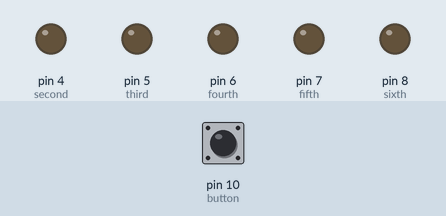
A sketch run on a simulated Arduino Uno, built with avr-gcc and run on an emulated ATmega328P. Shown: output pins drawn as LEDs (lit = HIGH). Inputs (shaded band) come from the test bench; at power-on: pin 10 (button) LOW. Random numbers use the default seed unless the sketch sets one; pins used as bus, display or sensor lines are not drawn.

Above: at 1.2 s.
1.3 s: pin 10 (button) pulled HIGH for 0.15 s
At 1.55 s:
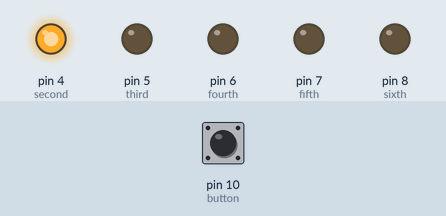
At 7.3 s:
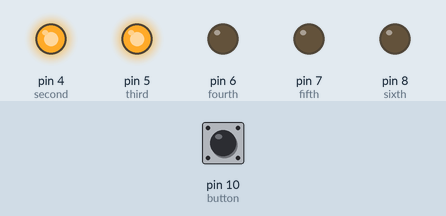
Timing chart, 0 to 12.6 s (numbered marks = the images above; inputs shaded):
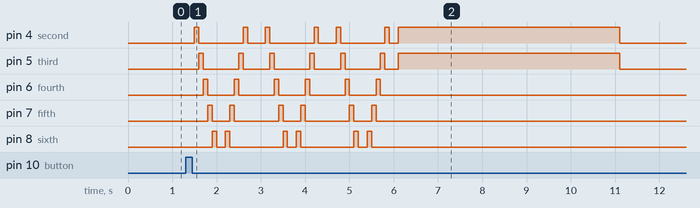

Measured:
- after the input at 1.3 s, pin 4 (second): LOW → HIGH after 0.20 s, → LOW 0.10 s later, → HIGH 1.0 s later, → LOW 0.10 s later, … (14 changes in this stretch); pin 5 (third): LOW → HIGH after 0.30 s, → LOW 0.10 s later, → HIGH 0.80 s later, → LOW 0.10 s later, … (14 changes in this stretch)

The sketch:

dice_simulator.ino
```cpp
int first = 3;
int second = 4;
int third = 5;
int fourth = 6;
int fifth = 7;
int sixth = 8;
int two = 2;
int nine = 9;
int button = 10;
int pressed = 0;

void setup()
{
  for (int i = first; i <= sixth; i++)
    pinMode(i, OUTPUT);
  pinMode(button, INPUT);
  randomSeed(analogRead(0)); // initialize random seed by noise from analog pin 0 (should be unconnected)
}

void buildUpTension()
{
  // left to right
  for (int i = 0; i < 3; i++)
  {
    for (int i = two; i <= nine; i++)
    {
      if (i != two)
        digitalWrite(i - 1, LOW);
      digitalWrite(i, HIGH);
      delay(100);
    }
    // right to left
    for (int i = nine; i >= two; i--)
    {
      if (i != nine)
        digitalWrite(i + 1, LOW);
      digitalWrite(i, HIGH);
      delay(100);
    }
  }
}

void showNumber(int number)
{
  digitalWrite(first, HIGH);
  if (number >= 2)
    digitalWrite(second, HIGH);
  if (number >= 3)
    digitalWrite(third, HIGH);
  if (number >= 4)
    digitalWrite(fourth, HIGH);
  if (number >= 5)
    digitalWrite(fifth, HIGH);
  if (number == 6)
    digitalWrite(sixth, HIGH);
}

int throwDice()
{
  int randNumber = random(1, 7);
  return randNumber;
}

void setAllLEDs(int value)
{
  for (int i = first; i <= sixth; i++)
    digitalWrite(i, value);
}

void loop()
{
  pressed = digitalRead(button);
  if (pressed == HIGH)
  {
    setAllLEDs(LOW);
    buildUpTension();
    digitalWrite(two, LOW);
    int thrownNumber = throwDice();
    showNumber(thrownNumber);
    delay(5000);
    setAllLEDs(LOW);
  }
}
```
